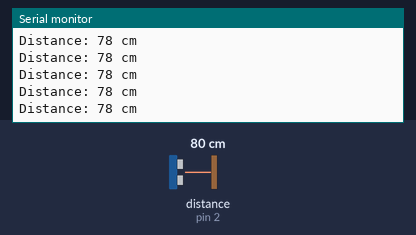
The sketch below on a simulated Arduino Uno, built with avr-gcc and run on an emulated ATmega328P. Shown: the last lines printed to the serial monitor. Wiring (inferred from the names in the program): ultrasonic range finder: trigger pin 3; echo pin 2. Inputs (shaded band) come from the test bench; at power-on: distance to the obstacle (sensor on pin 2) 80 cm. The echo pulse lasts 58.3 µs per cm.

Above: at 1.2 s.
1.3 s: distance to the obstacle (sensor on pin 2) set to 2 cm
At 1.38 s:
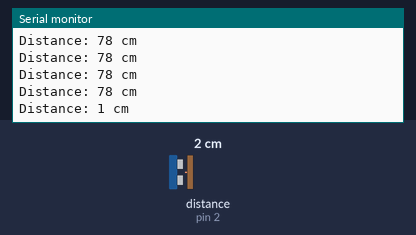
4.3 s: distance to the obstacle (sensor on pin 2) set to 250 cm
At 4.41 s:
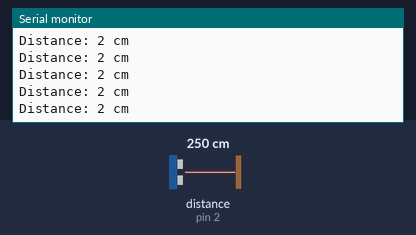
Timing chart, 0 to 7.3 s (numbered marks = the images above; inputs shaded):
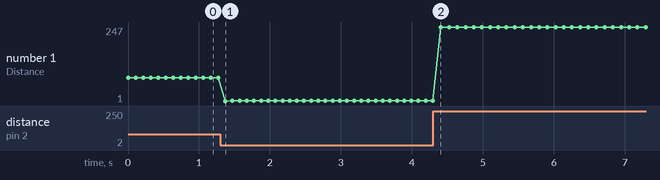

The sketch:

Ultrasonic.ino
```cpp
#define trigPin 3
#define echoPin 2

long duration; // variable to store the duration of the pulse

void setup() {
  pinMode(trigPin, OUTPUT); // set trigger pin as output
  pinMode(echoPin, INPUT); // set echo pin as input
  Serial.begin(9600); // start serial communication at 9600 baud
}
void loop() {
  // clear the trigger pin by setting it LOW
  digitalWrite(trigPin, LOW);
  delayMicroseconds(2);

  // trigger the sensor by setting the trigPin high for 10 microseconds
  digitalWrite(trigPin, HIGH);
  delayMicroseconds(10);
  digitalWrite(trigPin, LOW);

  // read the echo pin, pulseIn() returns the duration (length of the pulse) in microseconds
  duration = pulseIn(echoPin, HIGH);

  // calculate the distance (sound travels at 34300 cm/s, divided by 2 for round trip)
  int distance = duration * 0.034 / 2;

  // print the distance on the Serial Monitor
  Serial.print("Distance: ");
  Serial.print(distance);
  Serial.println(" cm");

  delay(100); // wait 100 milliseconds before next measurement
}
```

Measured:
- after the input at 1.3 s, the serial monitor: prints a new line after 0.07 s (image 1)
- plotted number 1: 78 → 2 after the input at 1.3 s, 2 → 247 after the input at 4.3 s
